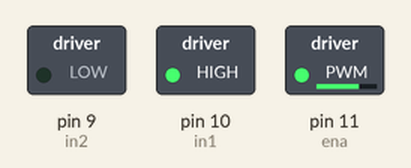
Bench run of a sketch on a simulated Arduino Uno, built with avr-gcc and run on an emulated ATmega328P. On the bench: switched loads named in the sketch (green lamp = pin HIGH).

Above: at 0.1 s.
Timing chart, 0 to 1.6 s (numbered marks = the images above):
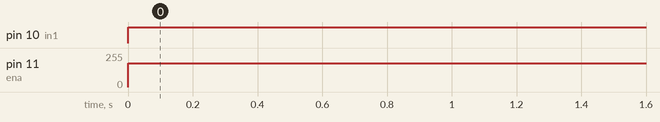

The sketch:

vent_dc_motor_Apr15a.ino
```cpp
// Motor contrrol with arduino.
//L298 motor driver. Seperate power supply for motor ensures accuracy and speed.

int in1=10;
int in2=9;
int ena=11;

void setup() {
Serial.begin(9600);

pinMode(in1,OUTPUT);
pinMode(in2,OUTPUT);
pinMode(ena,OUTPUT);

}
void loop() {

analogWrite(ena,180);//speed can be adjusted. Set 255 top speed.
digitalWrite(in1,HIGH);
digitalWrite(in2,LOW);
delay(1000);

}
```

Measured:
- by itself, pin 10 (in1): LOW → HIGH at 0.00 s
- by itself, pin 11 (ena): 0/255 → 180/255 at 0.00 s
